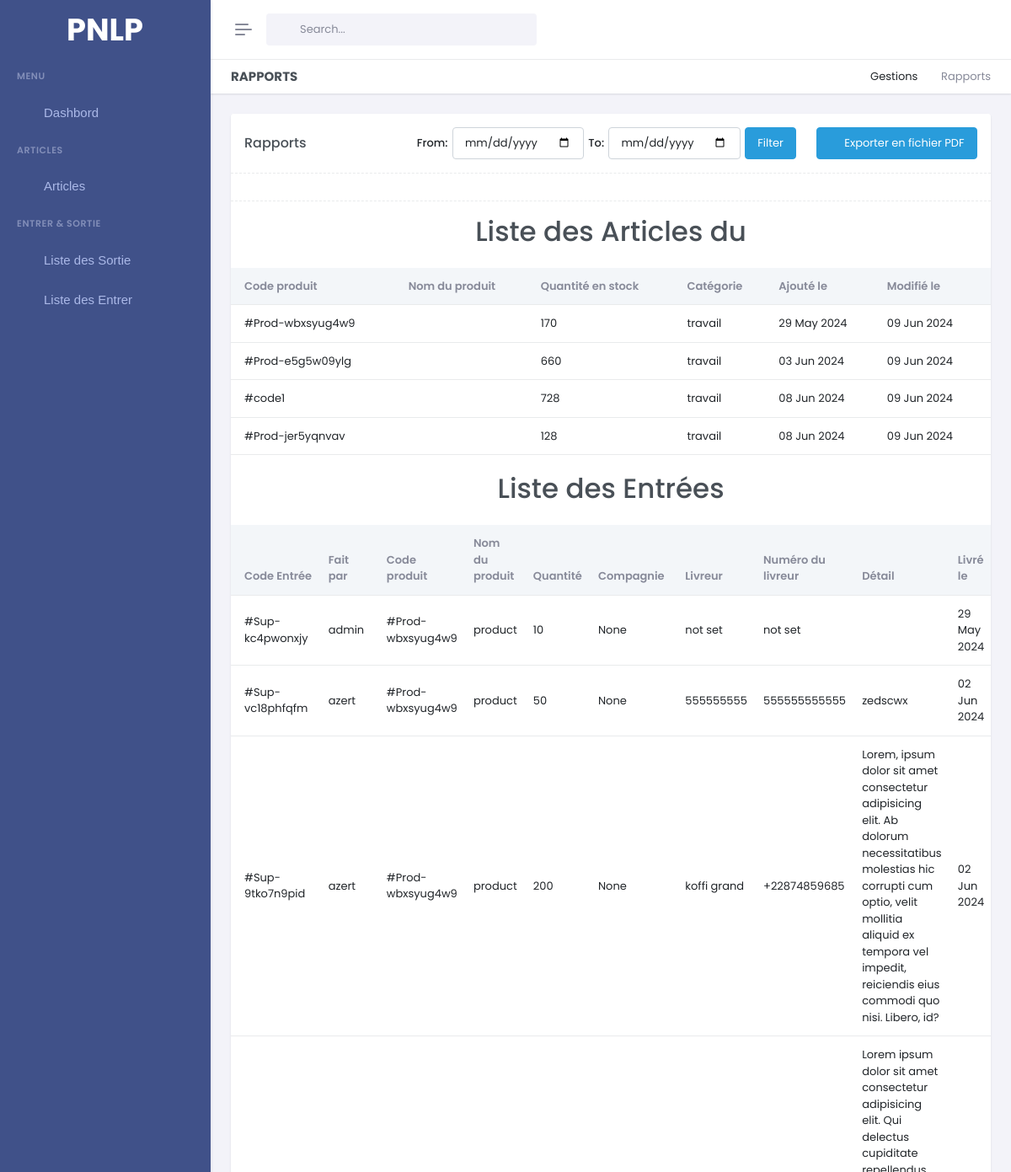
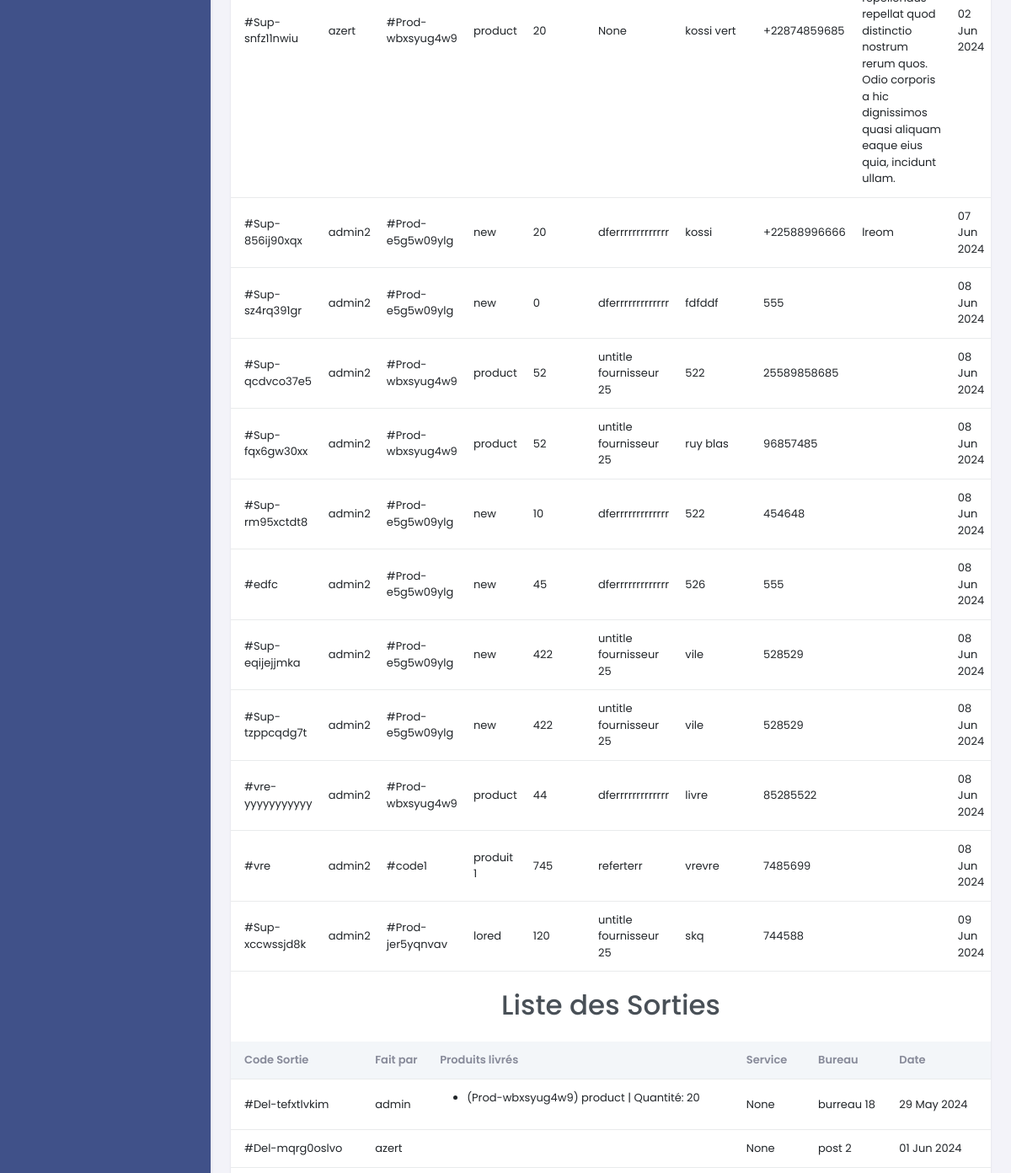
/reports/ (upper part), run on an earlier commit of the app's database (2 pictures, top to bottom).
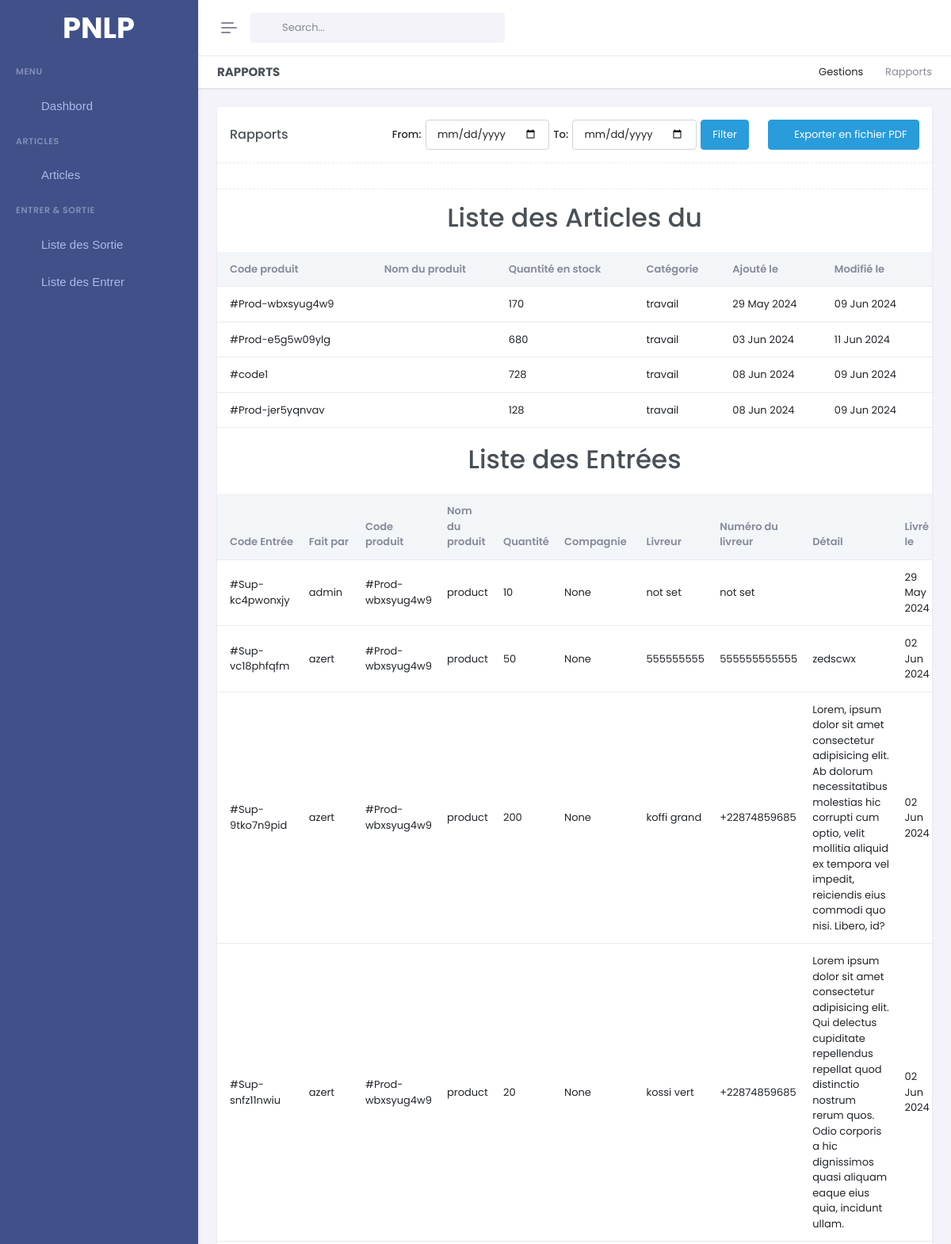
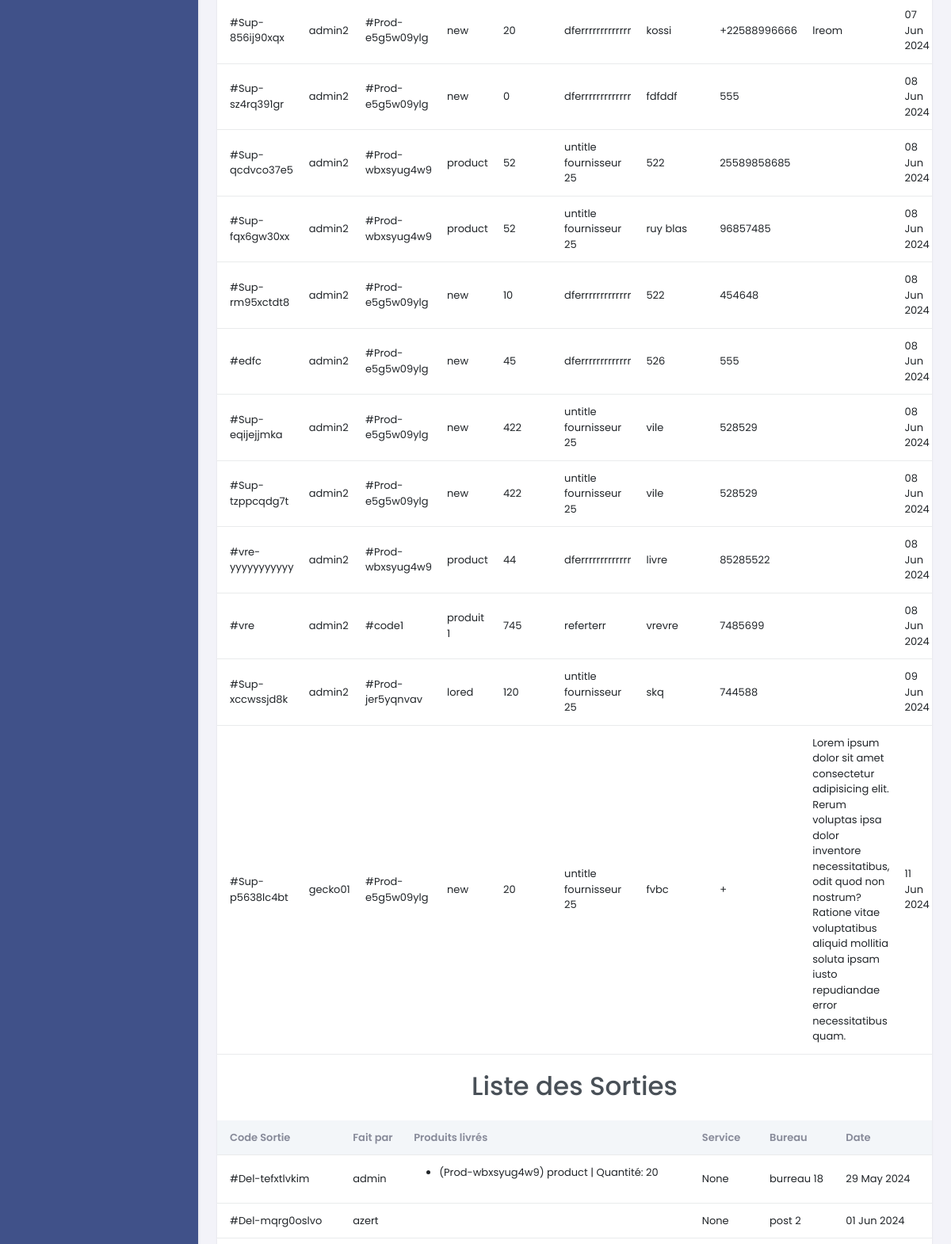
And on a later commit of the database (2 pictures, top to bottom).
### gestion/models.py (models this page shows, shortened)
class Product(models.Model):
    pid = ShortUUIDField(unique=True, length=10, max_length= 20 , alphabet='abcdefghijklmnopqrstuvwxyz1234567890' , editable=False,  prefix='Prod-')
    title = models.CharField(max_length=100, default='untitle product')
    category = models.ForeignKey(Category,on_delete=models.SET_NULL , null=True , related_name='category')
    quantity = models.PositiveIntegerField()
    description = models.TextField()
    image = models.ImageField(default='product_image/new-document.png',null = False, upload_to='product_image' )
    created_at = models.DateTimeField(auto_now_add=True)
    updated_at = models.DateTimeField(auto_now=True)

class Category(models.Model):
    cid = ShortUUIDField(unique=True, length=10, max_length= 20 , alphabet='abcdefghijklmnopqrstuvwxyz1234567890' , editable=False,  prefix='Cat-')
    title = models.CharField(max_length=100, default='untitle category')
    created_at = models.DateTimeField(auto_now_add=True)
    updated_at = models.DateTimeField(auto_now=True)
    def __str__(self):
        return self.title

class Supply(models.Model):
    sid = ShortUUIDField(unique=True, length=10, max_length= 20 , alphabet='abcdefghijklmnopqrstuvwxyz1234567890' , editable=False,  prefix='Sup-')
    user = models.ForeignKey(User, on_delete=models.SET_NULL , null=True , blank=True)
    product = models.ForeignKey(Product,on_delete=models.CASCADE)
    quantity = models.PositiveIntegerField()
    fournisseur = models.ForeignKey(Fournisseur, verbose_name=("Fournisseur"), on_delete=models.SET_NULL,blank=True, null=True)
    livrer_name = models.CharField(max_length=500, default='not set')
    livrer_phone = models.CharField(max_length=500, default='not set')
    detail = models.TextField(blank=True, null=True)
    date = models.DateTimeField(auto_now_add=True)

class Fournisseur(models.Model):
    fid = ShortUUIDField(unique=True, length=10, max_length= 20 , alphabet='abcdefghijklmnopqrstuvwxyz1234567890' , editable=False,  prefix='Fourn-')
    title = models.CharField(max_length=100, default='untitle fournisseur')
    date = models.DateTimeField(auto_now_add=True)
    def __str__(self):
        return self.title

class Delivery(models.Model):
    did = ShortUUIDField(unique=True, length=10, max_length= 20 , alphabet='abcdefghijklmnopqrstuvwxyz1234567890' , editable=False,  prefix='Del-')
    user = models.ForeignKey(User, on_delete=models.SET_NULL , null=True , blank=True)
    post = models.CharField(max_length=200)
    service = models.CharField(max_length=200, blank=True, null=True)
    date = models.DateTimeField(auto_now_add=True)

class DeliveryProduct(models.Model):
    delivery = models.ForeignKey(Delivery,on_delete=models.SET_NULL , null=True)
    product = models.ForeignKey(Product,on_delete=models.CASCADE)
    quantity = models.PositiveIntegerField()

### userauth/models.py (models this page shows)
class User(AbstractUser):
    id= ShortUUIDField(unique=True, length=4, max_length= 20 ,prefix='', alphabet='1234567890',primary_key=True)
    email = models.EmailField(unique=True)
    username = models.CharField(max_length=60, unique=True)
    image= models.ImageField(default="./default_Profile.png")
    phone = models.CharField(max_length=200, blank=True, null=True)
    def __str__(self):
        return self.username

### gestion/views.py (the view)
# urls.py: path('reports/' ,reports, name='reports'),
def reports(request):
    start_date = request.GET.get('start-date')
    end_date = request.GET.get('end-date')
    products = Product.objects.all()
    supplies = Supply.objects.all()
    deliveries = Delivery.objects.all()
    if start_date:
        start_date = parse_date(start_date)
        if start_date:
            products = products.filter(created_at__gte=start_date)
            supplies = supplies.filter(date__gte=start_date)
            deliveries = deliveries.filter(date__gte=start_date)
    if end_date:
        end_date = parse_date(end_date)
        if end_date:
            products = products.filter(created_at__lte=end_date)
            supplies = supplies.filter(date__lte=end_date)
            deliveries = deliveries.filter(date__lte=end_date)
    deliveries_product = DeliveryProduct.objects.all()
    context = {
        'products': products,
        'supplies': supplies,
        'deliveries': deliveries,
        'deliveries_product': deliveries_product,
        'start_date': start_date,
        'end_date': end_date,
        'start_date_i': start_date.strftime('%Y-%m-%d') if start_date else None,
        'end_date_i': end_date.strftime('%Y-%m-%d') if end_date else None,
    }
    return render(request, 'pages/report/reports.html', context)

### gestion/context_processor.py (called while the page is built)
def is_admin(user):
    try:
        admin_profile = AdminProfile.objects.get(user=user)
        return True
    except AdminProfile.DoesNotExist:
        return False

### templates/pages/report/reports.html (shortened to what the changed rows need)
{% extends 'base/base.html' %}
{% load static %}
{% block 'content' %}
<div class="main-content">
    <div class="page-content">
        <div class="container-fluid">
            <div class="row">
                <div class="col-lg-12">
                    <div class="card" id="customerList">
                        <div class="card-body" id="pdfcontent">
                            <div class="table-responsive table-card mb-1">
                                <h1 class="p-3 text-center">Liste des Articles du   </h1>
                                <table class="table align-middle" id="prod">
                                    <thead class="table-light text-muted">
                                        <tr>
                                            <th>Code produit</th>
                                            <th>Nom du produit</th>
                                            <th>Quantité en stock</th>
                                            <th>Catégorie</th>
                                            <th>Ajouté le</th>
                                            <th>Modifié le</th>
                                        </tr>
                                    </thead>
                                    <tbody class="list form-check-all">
                                        {% for product in products %}
                                        <tr>
                                            <td>#{{ product.pid }}</td>
                                            <td>{{ product.titlle }}</td>
                                            <td>{{ product.quantity }}</td>
                                            <td>{{ product.category }}</td>
                                            <td>{{ product.created_at|date:"d M Y" }}</td>
                                            <td>{{ product.updated_at|date:"d M Y" }}</td>
                                        </tr>
                                        {% endfor %}
                                    </tbody>
                                </table>
                            </div>
                            <div class="table-responsive table-card mb-1">
                                <h1 class="p-3 text-center">Liste des Entrées    </h1>
                                <table class="table align-middle" id="ent">
                                    <thead class="table-light text-muted">
                                        <tr>
                                            <th>Code Entrée</th>
                                            <th>Fait par</th>
                                            <th>Code produit</th>
                                            <th>Nom du produit</th>
                                            <th>Quantité</th>
                                            <th>Compagnie</th>
                                            <th>Livreur</th>
                                            <th>Numéro du livreur</th>
                                            <th>Détail</th>
                                            <th>Livré le</th>
                                        </tr>
                                    </thead>
                                    <tbody class="list form-check-all">
                                        {% for supply in supplies %}
                                        <tr>
                                            <td>#{{ supply.sid }}</td>
                                            <td>{{ supply.user }}</td>
                                            <td>#{{ supply.product.pid }}</td>
                                            <td>{{ supply.product.title }}</td>
                                            <td>{{ supply.quantity }}</td>
                                            <td>{{ supply.fournisseur }}</td>
                                            <td>{{ supply.livrer_name }}</td>
                                            <td>{{ supply.livrer_phone }}</td>
                                            <td>{{ supply.detail }}</td>
                                            <td>{{ supply.date|date:"d M Y" }}</td>
                                        </tr>
                                        {% endfor %}
                                    </tbody>
                                </table>
                            </div>
                            <div class="table-responsive table-card mb-1">
                                <h1 class="p-3 text-center">Liste des Sorties
                                </h1>
                                <table class="table align-middle" id="out">
                                    <thead class="table-light text-muted">
                                        <tr>
                                            <th>Code Sortie</th>
                                            <th>Fait par</th>
                                            <th>Produits livrés</th>
                                            <th>Service</th>
                                            <th>Bureau</th>
                                            <th>Date</th>
                                        </tr>
                                    </thead>
                                    <tbody class="list form-check-all">
                                        {% for delivery in deliveries %}
                                        <tr>
                                            <td>#{{ delivery.did }}</td>
                                            <td>{{ delivery.user }}</td>
                                            <td>
                                                <ul>
                                                    {% for item in deliveries_product %}
                                                    {% if item.delivery.did == delivery.did %}
                                                    <li>({{ item.product.pid }}) {{ item.product.title }} | Quantité: {{ item.quantity }}</li>
                                                    {% endif %}
                                                    {% endfor %}
                                                </ul>
                                            </td>
                                            <td>{{ delivery.service }}</td>
                                            <td>{{ delivery.post }}</td>
                                            <td>{{ delivery.date|date:"d M Y" }}</td>
                                        </tr>
                                        {% endfor %}
                                    </tbody>
                                </table>
                            </div>
                        </div>
                    </div>
                </div>
            </div>
        </div>
    </div>
</div>
{% endblock %}

What changed in the data, as far as the page shows it:
changed Product "Prod-e5g5w09ylg": quantity "660" → "680"; updated_at "09 Jun 2024" → "11 Jun 2024"
added Supply: sid "Sup-p5638lc4bt", user "gecko01", product.pid "Prod-e5g5w09ylg", product "new", quantity "20", fournisseur "untitle fournisseur 25", livrer_name "fvbc", livrer_phone "+", detail "Lorem ipsum dolor sit amet consectetur adipisicing elit. Rerum voluptas ipsa dolor inventore necessitatibus, odit quod non nostrum? Ratione vitae voluptatibus aliquid mollitia soluta ipsam iusto repudiandae error necessitatibus quam.", date "11 Jun 2024"
